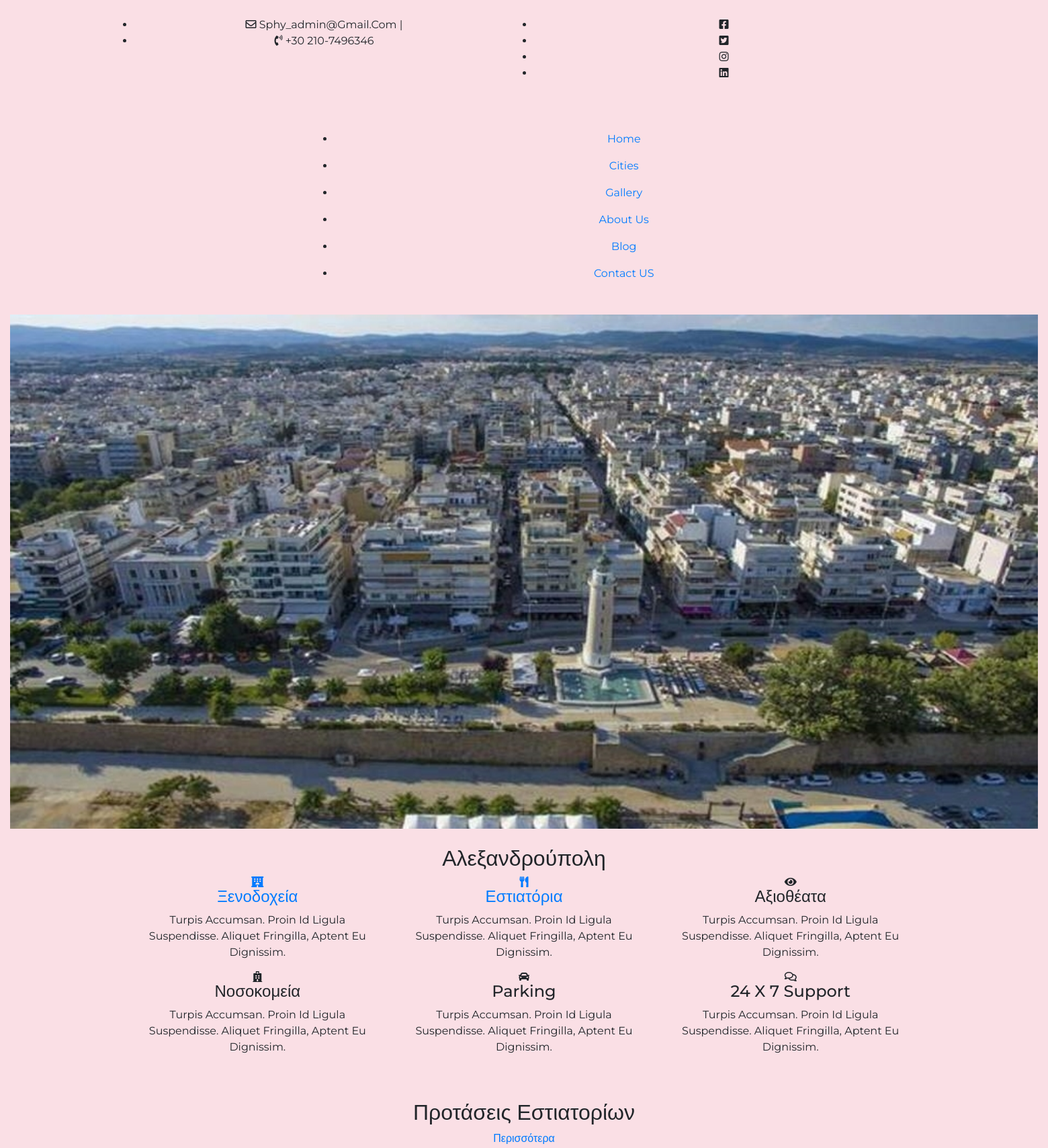
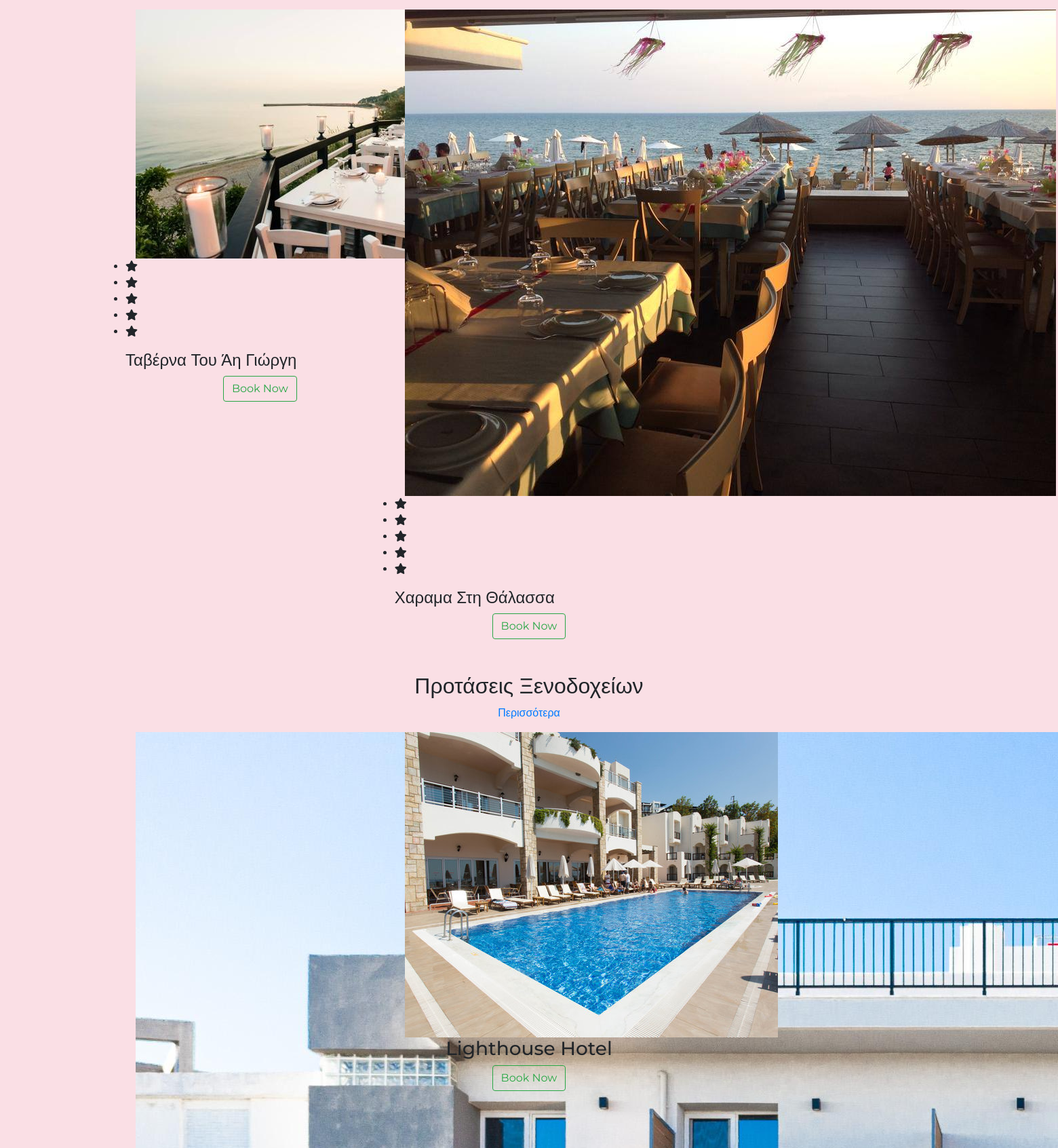
The app's page /index.php?city_id=1 (signed in, upper part) with its own data (2 pictures, top to bottom).
### tables this page shows
CREATE TABLE image (
    image_id INT AUTO_INCREMENT PRIMARY KEY,
    city_id INT NOT NULL,
    path VARCHAR(255) NOT NULL,
    FOREIGN KEY (city_id) REFERENCES city (city_id)
);

CREATE TABLE city (
	city_id INT AUTO_INCREMENT PRIMARY KEY,
    city_name VARCHAR(255) NOT NULL,
    description VARCHAR(1000) NOT NULL
);

CREATE TABLE category (
	category_id INT AUTO_INCREMENT PRIMARY KEY,
    category_name VARCHAR(255) NOT NULL
);

CREATE TABLE pictures (
	picture_id INT AUTO_INCREMENT PRIMARY KEY,
    choice_id INT NOT NULL,
    path VARCHAR(255) NOT NULL,
	timestamp TIMESTAMP DEFAULT CURRENT_TIMESTAMP,
	FOREIGN KEY (choice_id) REFERENCES choice (choice_id)
);

CREATE TABLE choice (
    choice_id INT AUTO_INCREMENT PRIMARY KEY,
    name VARCHAR(255) NOT NULL,
    address VARCHAR(255) NOT NULL,
    phone_number VARCHAR(45),
    link VARCHAR(255),
    map VARCHAR(255) NOT NULL,	
    latit float,
    longit float,
    category_id INT NOT NULL,
    FOREIGN KEY (category_id) REFERENCES category (category_id),
    city_id INT NOT NULL,
    FOREIGN KEY (city_id) REFERENCES city (city_id)
);

### index.php (the view, shortened to what this page needs)
<?php
require_once('database.php');
if (isset($_GET['city_id'])) {
  $city_id = $_GET['city_id'];
  $query = "SELECT city_name, description FROM city WHERE city_id = '$city_id'";
    $result = mysqli_query($dbc, $query);
    $data = mysqli_fetch_assoc($result);
    $city= $data['city_name'];
}
?>
<!DOCTYPE html>
<html lang="en">
  <head>
    <link rel="stylesheet" href="assets/css/bootstrap.min.css" />
    <link rel="stylesheet" href="assets/css/all.min.css" />
    <link rel="stylesheet" href="assets/css/animate.css" />
    <link rel="stylesheet" type="text/css" href="assets/css/style.css" />
  </head>
  <body>
    <?php include('header.php');?>
    <div class="slider container-fluid">
        <div class="carousel-inner">
          <div class="carousel-item active">
              <?php
                  $query = " select * from image i inner join city c on c.city_id = i.city_id where $city_id = i.city_id ORDER BY RAND() limit 1 ";
                  $result = mysqli_query($dbc, $query);
                  while ($data = mysqli_fetch_assoc($result)){
                    echo"<img src='./images/" . $data['path'] . ".jpg' class='d-block w-100' />";
                  }
              ?>
          </div>
          </div>
    </div>
    <div class="why-choos-us container-fluid">
      <div class="container">
        <div class="session-title">
          <h2><?php echo $city ;?></h2>
        </div>
        <div class="why-ro row">
          <div class="col-lg-4 col-md-6">
            <div class="col-card">
              <div class="icon">
              <a href="http://localhost/project%20php/bootstrap-travel-website-templates/gallery.php?filter=1"><i class="fas fa-hotel"></i></a>
              </div>
              <div class="detail">
              <a href="http://localhost/project%20php/bootstrap-travel-website-templates/gallery.php?filter=1"><h4>Ξενοδοχεία</h4><a>
                <p>
                  Turpis accumsan. Proin id ligula suspendisse. Aliquet
                  fringilla, aptent eu dignissim.
                </p>
              </div>
            </div>
          </div>
          <div class="col-lg-4 col-md-6">
            <div class="col-card">
              <div class="icon">
              <a href="http://localhost/project%20php/bootstrap-travel-website-templates/gallery.php?filter=4"><i class="fas fa-utensils"></i></a>
              </div>
              <div class="detail">
                <a href="http://localhost/project%20php/bootstrap-travel-website-templates/gallery.php?filter=4"><h4>Εστιατόρια</h4></a>
                <p>
                  Turpis accumsan. Proin id ligula suspendisse. Aliquet
                  fringilla, aptent eu dignissim.
                </p>
              </div>
            </div>
          </div>
          <div class="col-lg-4 col-md-6">
            <div class="col-card">
              <div class="icon">
              <i class="fas fa-eye"></i>
              </div>
              <div class="detail">
                <h4>Αξιοθέατα</h4>
                <p>
                  Turpis accumsan. Proin id ligula suspendisse. Aliquet
                  fringilla, aptent eu dignissim.
                </p>
              </div>
            </div>
          </div>
          <div class="col-lg-4 col-md-6">
            <div class="col-card">
              <div class="icon">
              <i class="fas fa-hospital"></i>
              </div>
              <div class="detail">
                <h4>Νοσοκομεία</h4>
                <p>
                  Turpis accumsan. Proin id ligula suspendisse. Aliquet
                  fringilla, aptent eu dignissim.
                </p>
              </div>
            </div>
          </div>
          <div class="col-lg-4 col-md-6">
            <div class="col-card">
              <div class="icon">
                <i class="fas fa-car"></i>
              </div>
              <div class="detail">
                <h4>Parking</h4>
                <p>
                  Turpis accumsan. Proin id ligula suspendisse. Aliquet
                  fringilla, aptent eu dignissim.
                </p>
              </div>
            </div>
          </div>
          <div class="col-lg-4 col-md-6">
            <div class="col-card">
              <div class="icon">
                <i class="far fa-comments"></i>
              </div>
              <div class="detail">
                <h4>24 x 7 Support</h4>
                <p>
                  Turpis accumsan. Proin id ligula suspendisse. Aliquet
                  fringilla, aptent eu dignissim.
                </p>
              </div>
            </div>
          </div>
        </div>
      </div>
    </div>
<?php
    $query = "SELECT * FROM category c inner join choice ch on ch.category_id = c.category_id inner join pictures p on ch.choice_id = p.choice_id where city_id='$city_id' AND c.category_id = 4 ORDER BY RAND() LIMIT 3";
$result = mysqli_query($dbc, $query);
echo '<div class="popular-pack no-bgpack container-fluid">';
echo '  <div class="container">';
echo '    <div class="session-title">';
echo '      <h2>Προτάσεις Εστιατορίων</h2>';
echo '      <p>';
echo'         <a href="http://localhost/project%20php/bootstrap-travel-website-templates/gallery.php?filter=4">Περισσότερα</a>';
echo '      </p>';
echo '    </div>';
echo '    <div class="row pack-row">';
while ($data = mysqli_fetch_assoc($result)) {
  echo '      <div class="col-lg-4 col-md-6 col-sm-6">';
  echo '        <div class="pack-col">';
  echo '          <img src="./pictures/' . $data['path'] . '.jpg" alt="" />';
  echo '          <div class="revire row no-margin">';
  echo '            <ul class="rat">';
  echo '              <li><i class="fa fa-star"></i></li>';
  echo '              <li><i class="fa fa-star"></i></li>';
  echo '              <li><i class="fa fa-star"></i></li>';
  echo '              <li><i class="fa fa-star"></i></li>';
  echo '              <li><i class="fa fa-star"></i></li>';
  echo '            </ul>';
  echo '          </div>';
  echo '          <div class="detail row no-margin">';
  echo '            <h4>' . $data['name'] . '</h4>';
  echo '          </div>';
  echo '          <div class="options row no-margin d-flex justify-content-center">';
  echo'           <div class="dest-col">';
  echo'               <button class="btn btn-outline-success">Book Now</button>';
  echo'          </div>';
  echo '          </div>';
  echo '        </div>';
  echo '      </div>';
}
echo '    </div>';
echo '  </div>';
echo '</div>';
?>
    <?php
    $query = "SELECT * FROM category c inner join choice ch on ch.category_id = c.category_id inner join pictures p on ch.choice_id = p.choice_id where city_id='$city_id' AND c.category_id = 1 ORDER BY RAND() LIMIT 3";
    $result = mysqli_query($dbc, $query);
echo'    <div class="destinations container-fluid">';
echo'      <div class="container">';
echo'        <div class="session-title">';
echo'          <h2>Προτάσεις Ξενοδοχείων</h2>';
echo'          <p>';
echo'            <a href="http://localhost/project%20php/bootstrap-travel-website-templates/gallery.php?filter=1">Περισσότερα</a>';
echo'           </p>';
echo'         </div>';
echo'         <div class="dest-row row">';
          while ($data = mysqli_fetch_assoc($result)) {
echo'          <div class="col-lg-4 col-md-6">';
echo'            <div class="dest-col">';
echo'              <div class="dest-img">';
echo'                <img src="./pictures/' . $data['path'] . '.jpg" alt="" />';
echo'              </div>';
echo'              <h3> ' . $data["name"] . ' </h3>';
echo'              <button class="btn btn-outline-success">Book Now</button>';
echo'            </div>';
echo'          </div>';
          }
echo'        </div>';
echo'      </div>';
echo'    </div>';
 ?>
  </body>
</html>

### style.css (style rules this page uses)
* { font-family: "Montserrat", sans-serif; margin: 0; padding: 0; box-sizing: border-box; outline: none; border: none; text-decoration: none; text-transform: capitalize; transition: all 0.2s linear; }
body { background-color: #dc143c22; }
.container { max-width: 1200px; margin: 0 auto; text-align: center; padding: 25px 20px; }

### records on screen
image: path (picture)
city: city_name "Αλεξανδρούπολη"
category: pictures.path (picture), choice.name "Ταβέρνα Του Άη Γιώργη", choice.name "Χαραμα Στη Θάλασσα"
category: pictures.path (picture), choice.name "Lighthouse Hotel"
